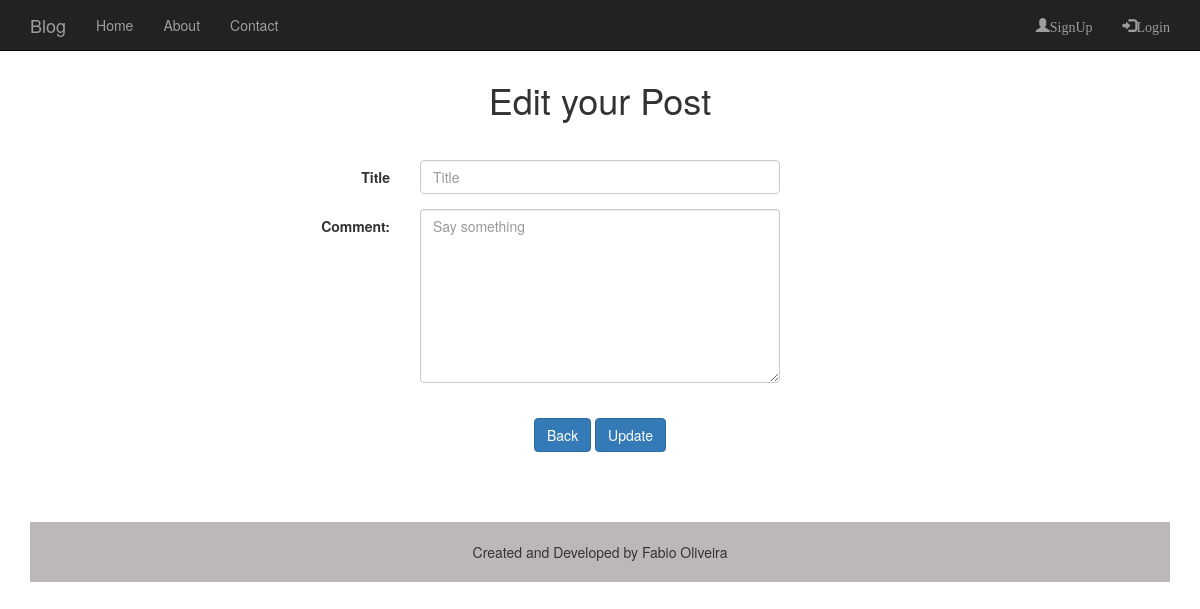
Page /update/9/ on the earlier database version.
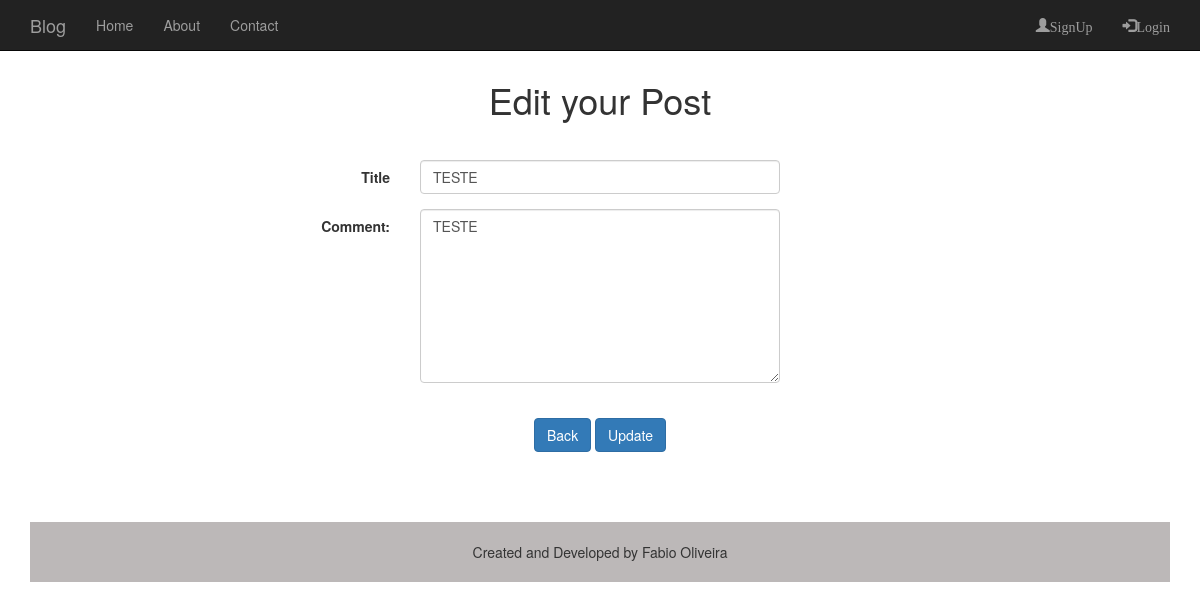
Same page on the later database version.
### app.py (models this page shows, shortened)
class Post(db.Model):
    id = db.Column(db.Integer, primary_key=True)
    title = db.Column(db.String(80), nullable=False)
    date_pub = db.Column(db.Date)
    content = db.Column(db.Text)
    user_id = db.Column(db.Integer, db.ForeignKey('user.id'))

### app.py (the view)
@app.route('/update/<int:id>/', methods=['GET', 'POST'])
def update(id):
    post = Post.query.filter_by(id=id).first()
    if request.method == 'POST':
        post.title = request.form['title']
        post.content = request.form['content']
        db.session.commit()
        flash('Update was made with successufully')
        return redirect(url_for('index'))
    return render_template('edit.html', post=post)

### templates/edit.html
{% extends "base.html" %}
{% block content %}
<div class="form">
  <h1 class="text-center text-top">Edit your Post</h1>
  <form class="form-horizontal" action="" method="post">
    <div class="form-group">
      <label for="inputUser3" class="col-sm-4 control-label">Title</label>
      <div class="col-sm-4">
        <input type="text" name="title" class="form-control" placeholder="Title" value="{{ post.title }}" required="" </re>
      </div>
    </div>
    <div class="form-group">
      <label class="col-sm-4 control-label" for="comment">Comment:</label>
      <div class="col-sm-4">
        <textarea class="form-control" name="content" rows="8" id="comment" placeholder="Say something" required="">{{ post.content }}</textarea>
      </div>
    </div>
    <div class="form-group">
      <div class="text-center">
        <a href="{{ url_for('index') }}"><button type="button" class="btn btn-primary button">Back</button></a>
        <button type="submit" class="btn btn-primary button">Update</button>
      </div>
    </div>
  </form>
  {% endblock %}

Differences in the rows shown:
added Post: title "TESTE", content "TESTE"
